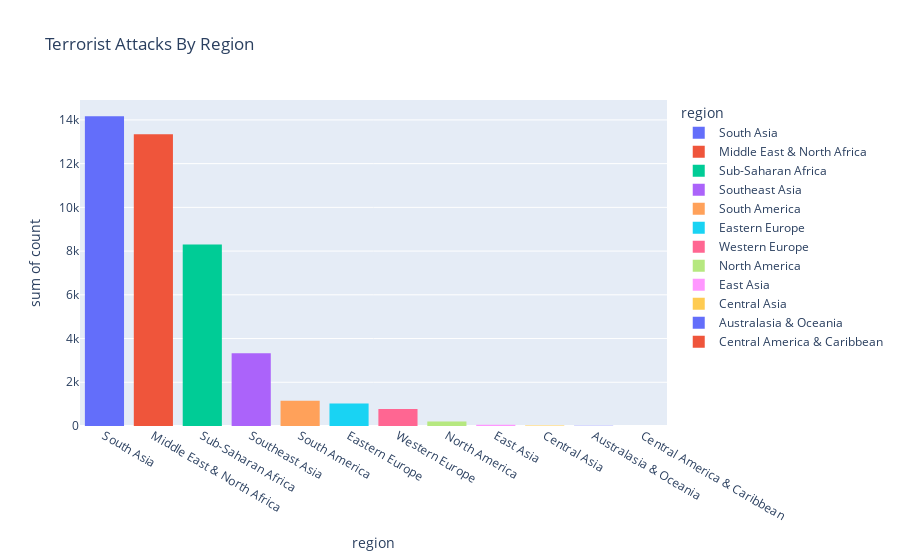

The notebook cell this image was saved under:
### Code cell
region1 = dataset.Region.value_counts()
regiondf = pd.DataFrame({'region':region1.index , 'count':region1.values})
fg3 = px.histogram(regiondf , x='region' , y='count' , color='region',title="Terrorist Attacks By Region")
fg3.show()

### Figure 1 — Plotly figure (JSON) as saved in the notebook; plotly's stock layout.template omitted (floating-point values rounded to 4 significant figures)
{"data": [{"alignmentgroup": "True", "bingroup": "x", "histfunc": "sum", "hovertemplate": "region=%{x}<br>sum of count=%{y}<extra></extra>", "legendgroup": "South Asia", "marker": {"color": "#636efa", "pattern": {"shape": ""}}, "name": "South Asia", "offsetgroup": "South Asia", "orientation": "v", "showlegend": true, "type": "histogram", "x": ["South Asia"], "xaxis": "x", "y": [14165], "yaxis": "y"}, {"alignmentgroup": "True", "bingroup": "x", "histfunc": "sum", "hovertemplate": "region=%{x}<br>sum of count=%{y}<extra></extra>", "legendgroup": "Middle East & North Africa", "marker": {"color": "#EF553B", "pattern": {"shape": ""}}, "name": "Middle East & North Africa", "offsetgroup": "Middle East & North Africa", "orientation": "v", "showlegend": true, "type": "histogram", "x": ["Middle East & North Africa"], "xaxis": "x", "y": [13346], "yaxis": "y"}, {"alignmentgroup": "True", "bingroup": "x", "histfunc": "sum", "hovertemplate": "region=%{x}<br>sum of count=%{y}<extra></extra>", "legendgroup": "Sub-Saharan Africa", "marker": {"color": "#00cc96", "pattern": {"shape": ""}}, "name": "Sub-Saharan Africa", "offsetgroup": "Sub-Saharan Africa", "orientation": "v", "showlegend": true, "type": "histogram", "x": ["Sub-Saharan Africa"], "xaxis": "x", "y": [8300], "yaxis": "y"}, {"alignmentgroup": "True", "bingroup": "x", "histfunc": "sum", "hovertemplate": "region=%{x}<br>sum of count=%{y}<extra></extra>", "legendgroup": "Southeast Asia", "marker": {"color": "#ab63fa", "pattern": {"shape": ""}}, "name": "Southeast Asia", "offsetgroup": "Southeast Asia", "orientation": "v", "showlegend": true, "type": "histogram", "x": ["Southeast Asia"], "xaxis": "x", "y": [3329], "yaxis": "y"}, {"alignmentgroup": "True", "bingroup": "x", "histfunc": "sum", "hovertemplate": "region=%{x}<br>sum of count=%{y}<extra></extra>", "legendgroup": "South America", "marker": {"color": "#FFA15A", "pattern": {"shape": ""}}, "name": "South America", "offsetgroup": "South America", "orientation": "v", "showlegend": true, "type": "histogram", "x": ["South America"], "xaxis": "x", "y": [1153], "yaxis": "y"}, {"alignmentgroup": "True", "bingroup": "x", "histfunc": "sum", "hovertemplate": "region=%{x}<br>sum of count=%{y}<extra></extra>", "legendgroup": "Eastern Europe", "marker": {"color": "#19d3f3", "pattern": {"shape": ""}}, "name": "Eastern Europe", "offsetgroup": "Eastern Europe", "orientation": "v", "showlegend": true, "type": "histogram", "x": ["Eastern Europe"], "xaxis": "x", "y": [1030], "yaxis": "y"}, {"alignmentgroup": "True", "bingroup": "x", "histfunc": "sum", "hovertemplate": "region=%{x}<br>sum of count=%{y}<extra></extra>", "legendgroup": "Western Europe", "marker": {"color": "#FF6692", "pattern": {"shape": ""}}, "name": "Western Europe", "offsetgroup": "Western Europe", "orientation": "v", "showlegend": true, "type": "histogram", "x": ["Western Europe"], "xaxis": "x", "y": [781], "yaxis": "y"}, {"alignmentgroup": "True", "bingroup": "x", "histfunc": "sum", "hovertemplate": "region=%{x}<br>sum of count=%{y}<extra></extra>", "legendgroup": "North America", "marker": {"color": "#B6E880", "pattern": {"shape": ""}}, "name": "North America", "offsetgroup": "North America", "orientation": "v", "showlegend": true, "type": "histogram", "x": ["North America"], "xaxis": "x", "y": [208], "yaxis": "y"}, {"alignmentgroup": "True", "bingroup": "x", "histfunc": "sum", "hovertemplate": "region=%{x}<br>sum of count=%{y}<extra></extra>", "legendgroup": "East Asia", "marker": {"color": "#FF97FF", "pattern": {"shape": ""}}, "name": "East Asia", "offsetgroup": "East Asia", "orientation": "v", "showlegend": true, "type": "histogram", "x": ["East Asia"], "xaxis": "x", "y": [56], "yaxis": "y"}, {"alignmentgroup": "True", "bingroup": "x", "histfunc": "sum", "hovertemplate": "region=%{x}<br>sum of count=%{y}<extra></extra>", "legendgroup": "Central Asia", "marker": {"color": "#FECB52", "pattern": {"shape": ""}}, "name": "Central Asia", "offsetgroup": "Central Asia", "orientation": "v", "showlegend": true, "type": "histogram", "x": ["Central Asia"], "xaxis": "x", "y": [21], "yaxis": "y"}, {"alignmentgroup": "True", "bingroup": "x", "histfunc": "sum", "hovertemplate": "region=%{x}<br>sum of count=%{y}<extra></extra>", "legendgroup": "Australasia & Oceania", "marker": {"color": "#636efa", "pattern": {"shape": ""}}, "name": "Australasia & Oceania", "offsetgroup": "Australasia & Oceania", "orientation": "v", "showlegend": true, "type": "histogram", "x": ["Australasia & Oceania"], "xaxis": "x", "y": [15], "yaxis": "y"}, {"alignmentgroup": "True", "bingroup": "x", "histfunc": "sum", "hovertemplate": "region=%{x}<br>sum of count=%{y}<extra></extra>", "legendgroup": "Central America & Caribbean", "marker": {"color": "#EF553B", "pattern": {"shape": ""}}, "name": "Central America & Caribbean", "offsetgroup": "Central America & Caribbean", "orientation": "v", "showlegend": true, "type": "histogram", "x": ["Central America & Caribbean"], "xaxis": "x", "y": [3], "yaxis": "y"}], "layout": {"barmode": "relative", "legend": {"title": {"text": "region"}, "tracegroupgap": 0}, "title": {"text": "Terrorist Attacks By Region"}, "xaxis": {"anchor": "y", "categoryarray": ["South Asia", "Middle East & North Africa", "Sub-Saharan Africa", "Southeast Asia", "South America", "Eastern Europe", "Western Europe", "North America", "East Asia", "Central Asia", "Australasia & Oceania", "Central America & Caribbean"], "categoryorder": "array", "domain": [0, 1], "title": {"text": "region"}}, "yaxis": {"anchor": "x", "domain": [0, 1], "title": {"text": "sum of count"}}}}
